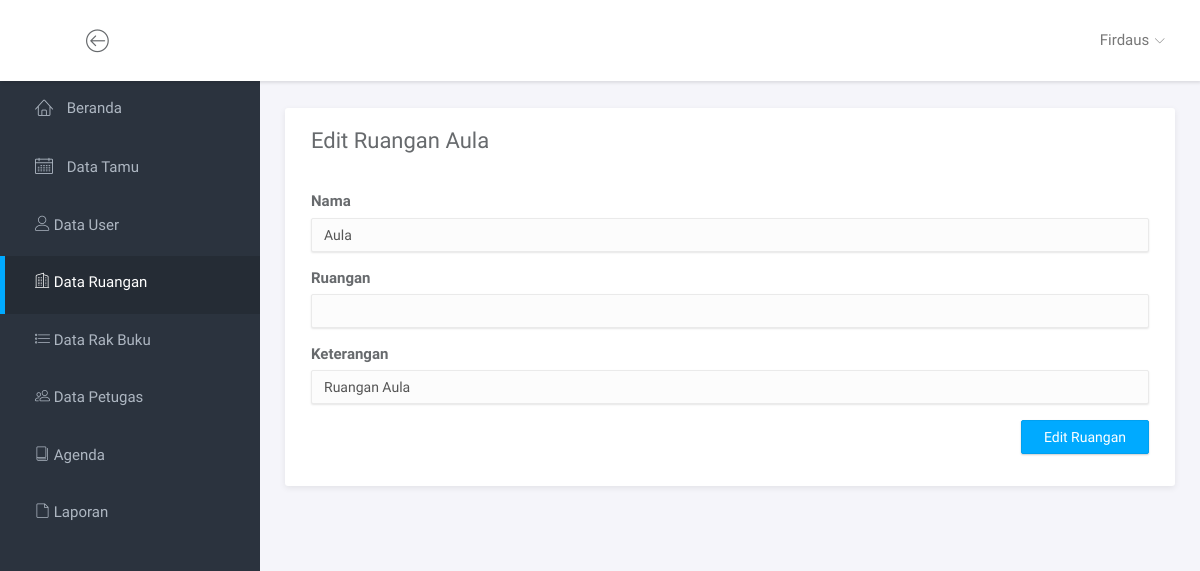
Before: /index.php?page=edit_ruangan&id_ruangan=9 (signed in) with the older database file.
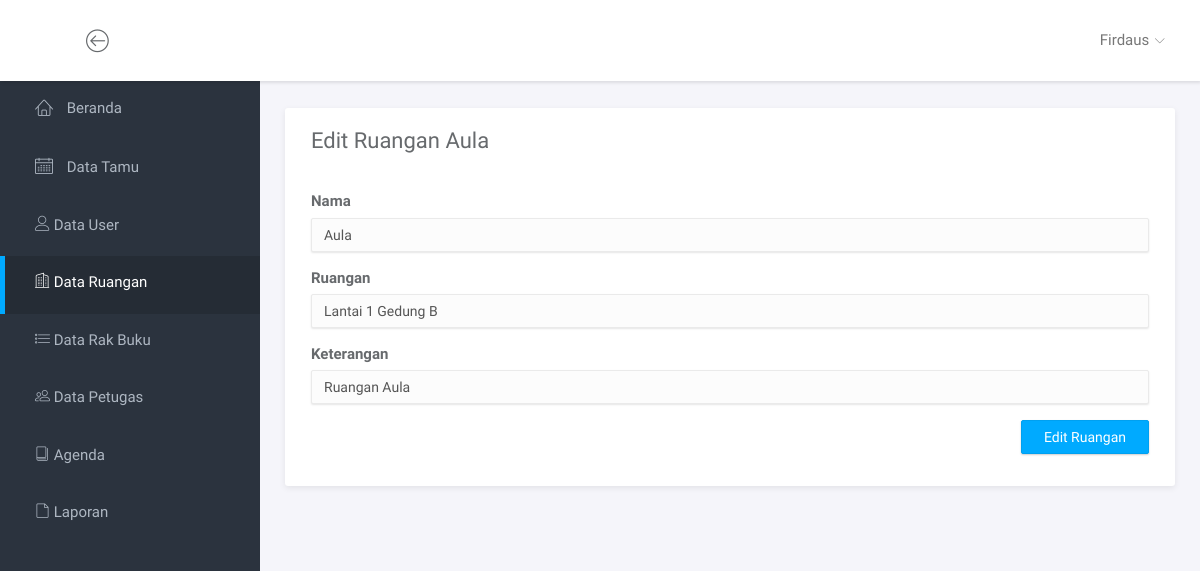
After: the same page with the newer database file.
### tables this page shows
CREATE TABLE `tabel_ruangan` (
    id_ruangan INT NOT NULL AUTO_INCREMENT,
    nama VARCHAR(255) NOT NULL,
    ruangan VARCHAR(255) NOT NULL,
    keterangan VARCHAR(255) NOT NULL,
    PRIMARY KEY (id_ruangan)
);

### halaman_edit_data/halaman_edit_ruangan.php (the view, shortened to what this page needs)
<?php
if (isset($_GET['id_ruangan'])) {
    require_once "database/koneksi.php";
    $sql = "SELECT * FROM tabel_ruangan WHERE id_ruangan=" . $_GET['id_ruangan'];
    $result = $mysqli->query($sql);
    $row = $result->fetch_assoc();
} else
    echo "<script>" .
        "window.location.href='index.php?page=data_ruangan';" .
        "</script>";
?>
<div class="main">
    <div class="main-content">
        <div class="container-fluid">
            <div class="panel panel-headline">
                <div class="panel-heading">
                    <h3 class="panel-title">Edit Ruangan <?= $row['nama']; ?></h3>
                </div>
                <div class="panel-body">
                    <form action="" method="POST">
                        <div class="row" style="margin-bottom: 16px;">
                            <div class="col-md-12">
                                <label for="nama" class="form-label">Nama</label>
                                <input type="text" class="form-control" id="nama" name="nama" value="<?= $row['nama']; ?>">
                            </div>
                        </div>
                        <div class="row" style="margin-bottom: 16px;">
                            <div class="col-md-12">
                                <label for="ruangan" class="form-label">Ruangan</label>
                                <input type="text" class="form-control" id="ruangan" name="ruangan" value="<?= $row['ruangan']; ?>">
                            </div>
                        </div>
                        <div class="row" style="margin-bottom: 16px;">
                            <div class="col-md-12">
                                <label for="keterangan" class="form-label">Keterangan</label>
                                <input type="text" class="form-control" id="keterangan" name="keterangan" value="<?= $row['keterangan']; ?>">
                            </div>
                        </div>
                        <div class="row" style="margin-bottom: 16px;">
                            <div class="col-md-12" style="display: flex; justify-content: end;">
                                <button type="submit" name="submit" class="btn btn-primary">Edit Ruangan</button>
                            </div>
                        </div>
                    </form>
                </div>
            </div>
        </div>
    </div>
</div>

Changed rows visible on the page:
changed tabel_ruangan "Aula": ruangan (not shown) → "Lantai 1 Gedung B"
